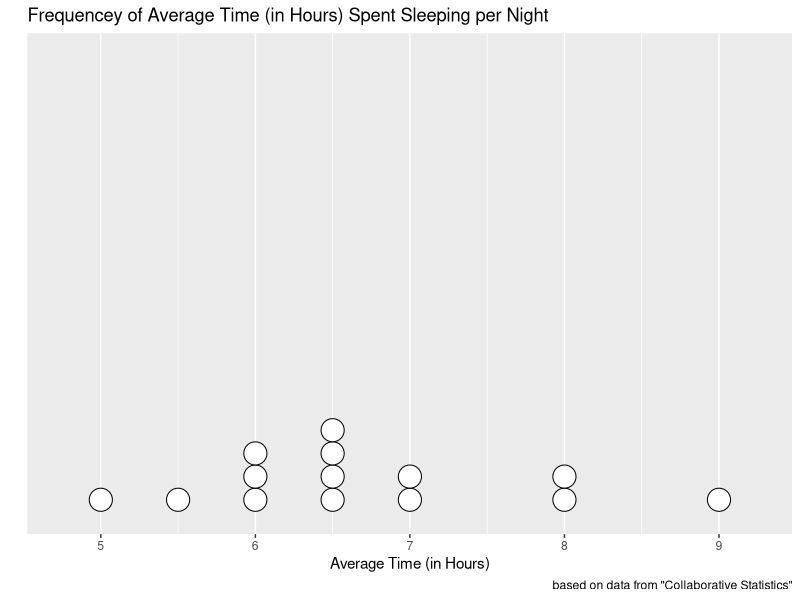
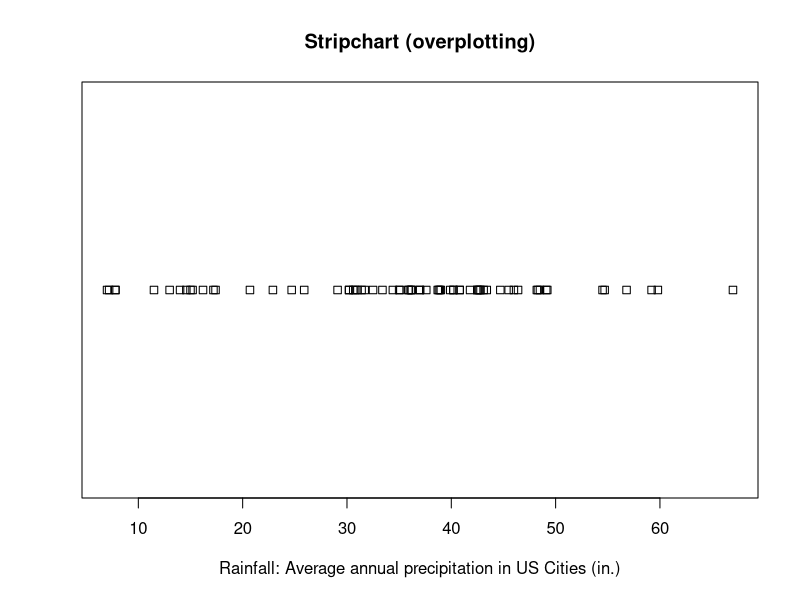
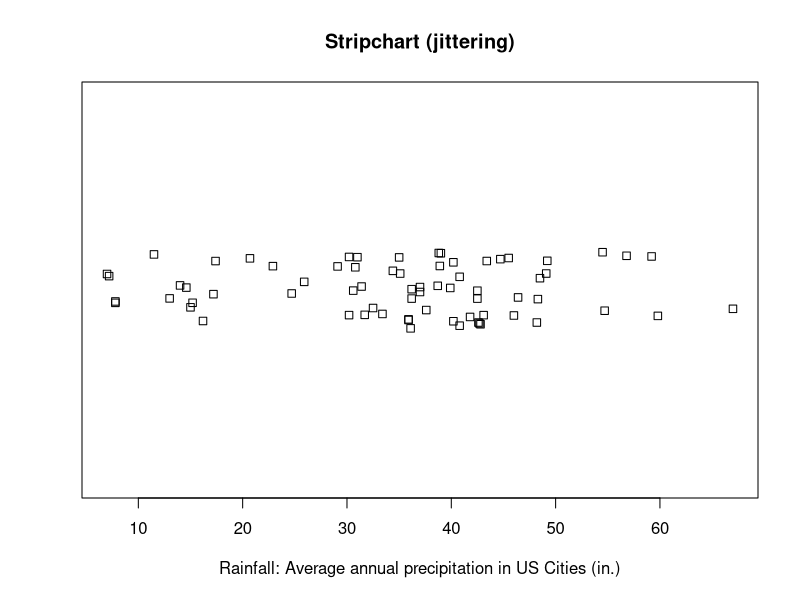
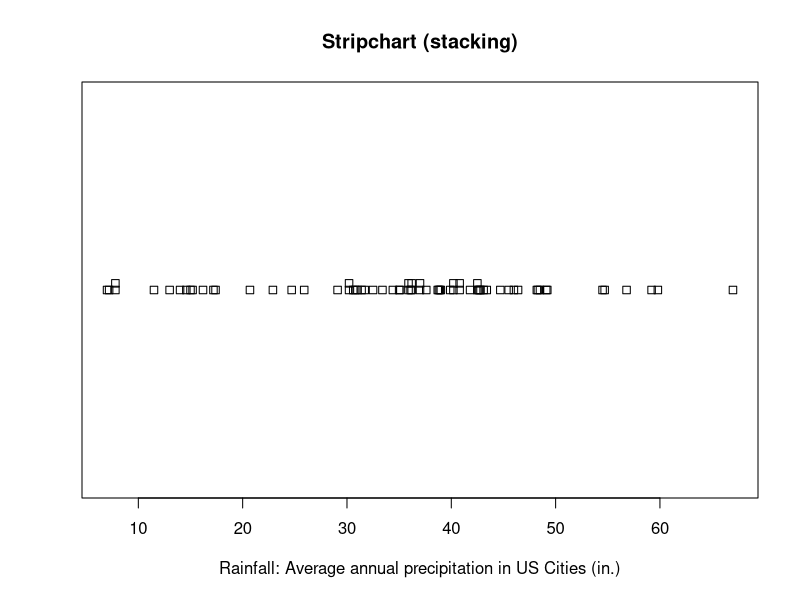
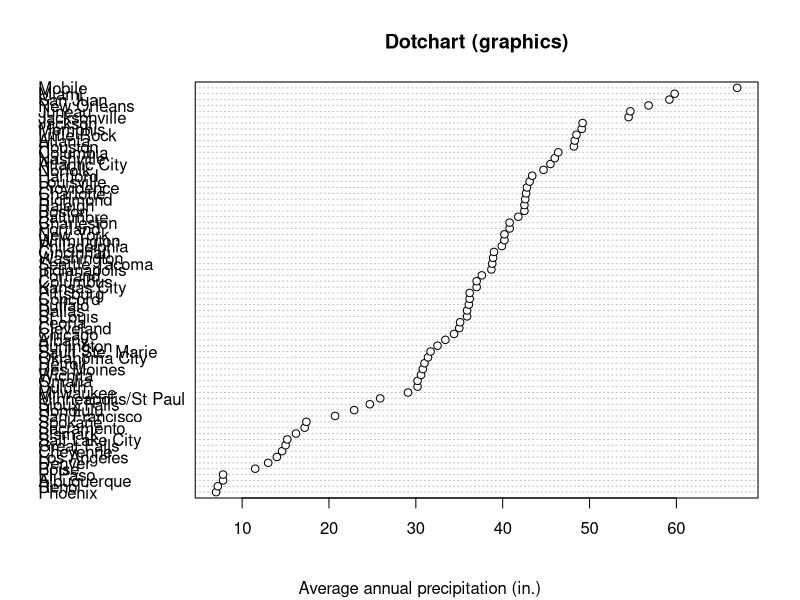

The R source for these figures, in order: (Note: this script raises an error after producing the figures.)
## ---- chunk 1
knitr::opts_chunk$set(
        message = F,
        error = F,
        warning = F,
        comment = NA,
        highlight = T,
        prompt = T
        )
require(ggplot2)
## ---- chunk 2
str(precip)
precip[1:4]
## ---- chunk 3
str(rivers)
## ---- chunk 4
str(discoveries)
discoveries[1:4]
## ---- chunk 5
sleep.hours <- c(5,5.5,6,6,6,6.5,6.5,6.5,6.5,7,7,8,8,9)
ggplot(data = data.frame(sleep.hours), 
       mapping = aes(x = sleep.hours)) + 
        geom_dotplot(binwidth = 0.5, dotsize = 0.3, color = "black", fill = "white") +
        scale_y_continuous(name = "", breaks = NULL) +
        labs(title = "Frequencey of Average Time (in Hours) Spent Sleeping per Night") +
        labs(x = "Average Time (in Hours)") +
        labs(caption = "based on data from \"Collaborative Statistics\"")
## ---- chunk 6
stripchart(precip, 
           main = "Stripchart (overplotting)", 
           xlab = "Rainfall: Average annual precipitation in US Cities (in.)", 
           method = "overplot")
stripchart(precip, 
           main = "Stripchart (jittering)",
           xlab = "Rainfall: Average annual precipitation in US Cities (in.)", 
           method = "jitter")
stripchart(precip, 
           main = "Stripchart (stacking)",
           xlab = "Rainfall: Average annual precipitation in US Cities (in.)", 
           method = "stack")
## ---- chunk 7
dotchart(precip[order(precip)], main = "Dotchart (graphics)")
title(sub = "Average annual precipitation (in.)")

## ggplot needs data frame
df.precip <- cbind(tibble(precip), attributes(precip))
ggplot(df.precip, aes(precip, reorder(names, precip))) + 
        geom_point(color = "blue", size = 3) +
        labs(title = "Annual Precipitation in US Cities") +
        labs(x = "Rainfall (inch)", y = "City") +
        labs(caption = "based on \"Statistical Abstracts of the United States, 1975.\"")
## ---- chunk 8
stripchart(rivers, 
           main = "Stripchart (overplotting)",
           xlab = "Lengths of Major North American Rivers (miles)",
           method = "overplot") 
stripchart(rivers, 
           main = "Stripchart (jittering)",
           xlab = "Lengths of Major North American Rivers (miles)",
           method = "jitter") 
stripchart(rivers, 
           main = "Stripchart (stacking)",
           xlab = "Lengths of Major North American Rivers (miles)",
           method = "stack") 
## ---- chunk 9
rivers.tbl <- tibble(rivers)
ggplot(rivers.tbl, aes(rivers)) +
        geom_histogram(binwidth = 100) +
        labs(title = "Lengths of Major North American Rivers (ggplot)") +
        labs(x = "Lenght (miles)", y = "Count") +
        labs(caption = "based on \"World Almanac and Book of Facts\", 1975, page 406.")

ggplot(rivers.tbl, aes(rivers)) +
        geom_freqpoly(binwidth = 100) +
        labs(title = "Lengths of Major North American Rivers (ggplot)") +
        labs(x = "Lenght (miles)", y = "Count") +
        labs(caption = "based on \"World Almanac and Book of Facts\", 1975, page 406.")
## ---- chunk 10
stripchart(discoveries, 
           main = "Stripchart (overplotting)",
           xlab = "Yearly Number of Important Discoveries (1860-1959)",
           method = "overplot")
stripchart(discoveries, 
           main = "Stripchart (jittering)",
           xlab = "Yearly Number of Important Discoveries (1860-1959)",
           method = "jitter") 
stripchart(discoveries, 
           main = "Stripchart (stacking)",
           xlab = "Yearly Number of Important Discoveries (1860-1959)",
           method = "stack") 
## ---- chunk 11
plot(discoveries, 
     ylab = "Number of Important Discoveries",
     las = 1,
     main = "Time series: Discoveries Data Set (plot)")

discoveries.tbl <- cbind(tibble(discoveries), Year = 1860:1959)

ggplot(discoveries.tbl, aes(Year, discoveries)) + 
        geom_line() +
        labs(title = "Yearly Numbers of Important Discoveries (ggplot)") +
        labs(x = "Year", y = "Number of Important Discoveries") +
        labs(caption = "based on \"World Almanac and Book of Facts\", 1975, pages 315–318.") +
        scale_x_continuous(breaks = seq(1860, 1969, 10)) +
        scale_y_discrete(limits = c(2,4,6,8,10,12))

## ---- chunk 12
p <- ggplot(data = data.frame(precip), mapping = aes(x = precip)) 
p + geom_dotplot(method = "dotdensity", binwidth = 3, dotsize = 0.8) + 
        scale_y_continuous(name = "", breaks = NULL)

## ---- chunk 13
stem(UKDriverDeaths)
## ---- chunk 14
head(UKDriverDeaths[order(UKDriverDeaths)])
